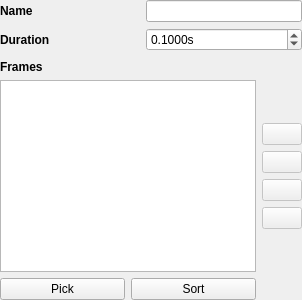
         <widget class="QWidget" name="pageVertex">
          <layout class="QGridLayout" name="gridLayout_8" columnminimumwidth="140,0">
           <property name="leftMargin">
            <number>0</number>
           </property>
           <property name="topMargin">
            <number>0</number>
           </property>
           <property name="rightMargin">
            <number>0</number>
           </property>
           <property name="bottomMargin">
            <number>0</number>
           </property>
           <property name="spacing">
            <number>6</number>
           </property>
           <item row="0" column="0">
            <widget class="QLabel" name="label_14">
             <property name="font">
              <font>
               <weight>75</weight>
               <bold>true</bold>
              </font>
             </property>
             <property name="text">
              <string>Name</string>
             </property>
            </widget>
           </item>
           <item row="0" column="1">
            <widget class="QLineEdit" name="lineeditAnimNameV">
             <property name="frame">
              <bool>true</bool>
             </property>
            </widget>
           </item>
           <item row="1" column="0">
            <widget class="QLabel" name="label_15">
             <property name="font">
              <font>
               <weight>75</weight>
               <bold>true</bold>
              </font>
             </property>
             <property name="text">
              <string>Duration</string>
             </property>
            </widget>
           </item>
           <item row="1" column="1">
            <widget class="QDoubleSpinBox" name="spinboxDurationV">
             <property name="enabled">
              <bool>true</bool>
             </property>
             <property name="sizePolicy">
              <sizepolicy hsizetype="Preferred" vsizetype="Fixed">
               <horstretch>0</horstretch>
               <verstretch>0</verstretch>
              </sizepolicy>
             </property>
             <property name="minimumSize">
              <size>
               <width>146</width>
               <height>0</height>
              </size>
             </property>
             <property name="suffix">
              <string>s</string>
             </property>
             <property name="decimals">
              <number>4</number>
             </property>
             <property name="minimum">
              <double>0.001000000000000</double>
             </property>
             <property name="maximum">
              <double>99999999999.000000000000000</double>
             </property>
             <property name="singleStep">
              <double>0.250000000000000</double>
             </property>
             <property name="value">
              <double>0.100000000000000</double>
             </property>
            </widget>
           </item>
           <item row="2" column="0" colspan="2">
            <layout class="QGridLayout" name="gridLayout_7">
             <property name="topMargin">
              <number>3</number>
             </property>
             <property name="rightMargin">
              <number>0</number>
             </property>
             <item row="0" column="0">
              <widget class="QLabel" name="label_13">
               <property name="font">
                <font>
                 <weight>75</weight>
                 <bold>true</bold>
                </font>
               </property>
               <property name="text">
                <string>Frames</string>
               </property>
              </widget>
             </item>
             <item row="1" column="0">
              <widget class="QListWidget" name="listFrames"/>
             </item>
             <item row="1" column="1">
              <layout class="QVBoxLayout" name="verticalLayout_6">
               <item>
                <spacer name="verticalSpacer_6">
                 <property name="orientation">
                  <enum>Qt::Vertical</enum>
                 </property>
                 <property name="sizeHint" stdset="0">
                  <size>
                   <width>20</width>
                   <height>40</height>
                  </size>
                 </property>
                </spacer>
               </item>
               <item>
                <widget class="QPushButton" name="buttonFrameUp">
                 <property name="enabled">
                  <bool>false</bool>
                 </property>
                 <property name="sizePolicy">
                  <sizepolicy hsizetype="Fixed" vsizetype="Fixed">
                   <horstretch>0</horstretch>
                   <verstretch>0</verstretch>
                  </sizepolicy>
                 </property>
                 <property name="toolTip">
                  <string>Move Up</string>
                 </property>
                 <property name="text">
                  <string/>
                 </property>
                 <property name="icon">
                  <iconset resource="ScriptIcons.qrc">
                   <normaloff>:/icons/go-up.png</normaloff>:/icons/go-up.png</iconset>
                 </property>
                </widget>
               </item>
               <item>
                <widget class="QPushButton" name="buttonFrameDown">
                 <property name="enabled">
                  <bool>false</bool>
                 </property>
                 <property name="sizePolicy">
                  <sizepolicy hsizetype="Fixed" vsizetype="Fixed">
                   <horstretch>0</horstretch>
                   <verstretch>0</verstretch>
                  </sizepolicy>
                 </property>
                 <property name="toolTip">
                  <string>Move Down</string>
                 </property>
                 <property name="text">
                  <string/>
                 </property>
                 <property name="icon">
                  <iconset resource="ScriptIcons.qrc">
                   <normaloff>:/icons/go-down.png</normaloff>:/icons/go-down.png</iconset>
                 </property>
                </widget>
               </item>
               <item>
                <widget class="QPushButton" name="buttonFrameDuplicate">
                 <property name="enabled">
                  <bool>false</bool>
                 </property>
                 <property name="sizePolicy">
                  <sizepolicy hsizetype="Fixed" vsizetype="Fixed">
                   <horstretch>0</horstretch>
                   <verstretch>0</verstretch>
                  </sizepolicy>
                 </property>
                 <property name="toolTip">
                  <string>Duplicate</string>
                 </property>
                 <property name="text">
                  <string/>
                 </property>
                 <property name="icon">
                  <iconset resource="ScriptIcons.qrc">
                   <normaloff>:/icons/edit-copy.png</normaloff>:/icons/edit-copy.png</iconset>
                 </property>
                </widget>
               </item>
               <item>
                <widget class="QPushButton" name="buttonFrameDelete">
                 <property name="enabled">
                  <bool>false</bool>
                 </property>
                 <property name="sizePolicy">
                  <sizepolicy hsizetype="Fixed" vsizetype="Fixed">
                   <horstretch>0</horstretch>
                   <verstretch>0</verstretch>
                  </sizepolicy>
                 </property>
                 <property name="toolTip">
                  <string>Delete</string>
                 </property>
                 <property name="text">
                  <string/>
                 </property>
                 <property name="icon">
                  <iconset resource="ScriptIcons.qrc">
                   <normaloff>:/icons/list-remove.png</normaloff>:/icons/list-remove.png</iconset>
                 </property>
                </widget>
               </item>
               <item>
                <spacer name="verticalSpacer_7">
                 <property name="orientation">
                  <enum>Qt::Vertical</enum>
                 </property>
                 <property name="sizeHint" stdset="0">
                  <size>
                   <width>20</width>
                   <height>40</height>
                  </size>
                 </property>
                </spacer>
               </item>
              </layout>
             </item>
             <item row="2" column="0">
              <layout class="QHBoxLayout" name="horizontalLayout_2">
               <item>
                <widget class="QPushButton" name="buttonPickFrames">
                 <property name="text">
                  <string>Pick</string>
                 </property>
                </widget>
               </item>
               <item>
                <widget class="QPushButton" name="buttonSortFrames">
                 <property name="text">
                  <string>Sort</string>
                 </property>
                </widget>
               </item>
              </layout>
             </item>
            </layout>
           </item>
          </layout>
         </widget>
